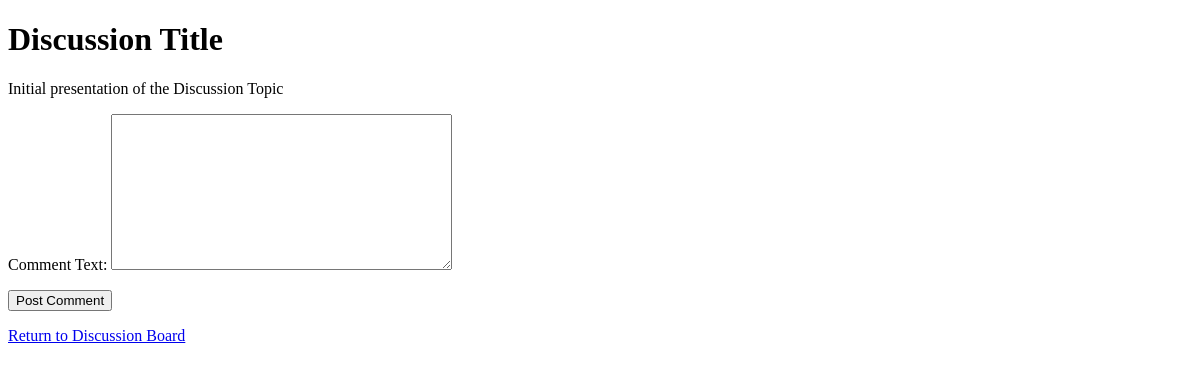
The app's page /discussions/1/ (signed in), older data.
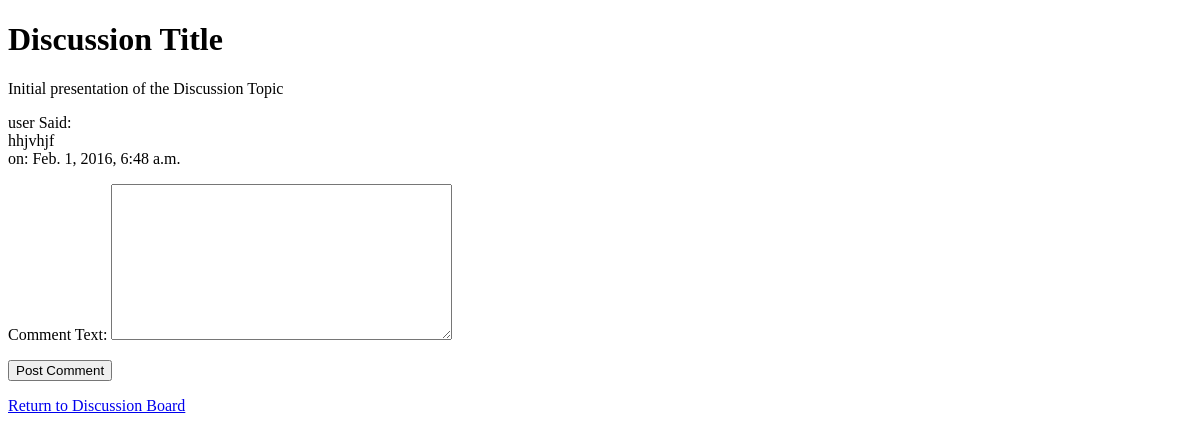
The same page, newer data.
### discussions/models.py (models this page shows, shortened)
class Comment(models.Model):
	id = models.AutoField(primary_key=True)
	text = models.TextField(verbose_name="Comment Text")
	create_date = models.DateTimeField(default=timezone.now)
	creator = models.ForeignKey(User, null=True)
	discussion = models.ForeignKey(Discussion, null=True)

### discussions/views.py (the view)
# urls.py: url(r'^(?P<d_id>\d+)/$', views.discussion_detail, name='detail'),
@login_required
def discussion_detail(request, d_id):
	discussion = get_object_or_404(Discussion, pk=d_id)
	if request.method == 'POST':
		comment_form = CommentForm(request.POST)
		if comment_form.is_valid():
			comment = comment_form.save()
			comment.discussion = discussion
			comment.creator = request.user
			comment.save()
		else:
			return HttpResponse("There was an ERROR when saving your comment")
	else:
		comment_form = CommentForm()
	comments = Comment.objects.filter(discussion=discussion)
	return render(request, 'discussions/detail.html', {'discussion': discussion,
													   'comments': comments,
													   'comment_form': comment_form})

### discussions/forms.py
class CommentForm(forms.ModelForm):
	class Meta:
		model = Comment
		fields = (
			'text',
		)

### discussions/templates/discussions/detail.html (shortened to what this page needs)
<!DOCTYPE html>
<html lang="en">
<head>
</head>
<body>
    <h1>{{ discussion.title }}</h1>
    <p>{{ discussion.description }}</p>
    {% for comment in comments %}
        <p>{{ comment.creator }} Said:<br />
        {{ comment.text }}<br />
        on: {{ comment.create_date }}</p>
    {% endfor %}
    <p>
    <form id="comment_form" action="{% url 'discussions:detail' discussion.id %}" method="post">
        {{ comment_form.as_p }}
        <input type="submit" name="submit" value="Post Comment">
    </form>
    </p>
    <a href="{% url 'discussions:index' %}">Return to Discussion Board</a><br />
</body>
</html>

Row changes from the older to the newer data that the page shows:
added Comment: creator "user", text "hhjvhjf", create_date "Feb. 1, 2016, 6:48 a.m."
